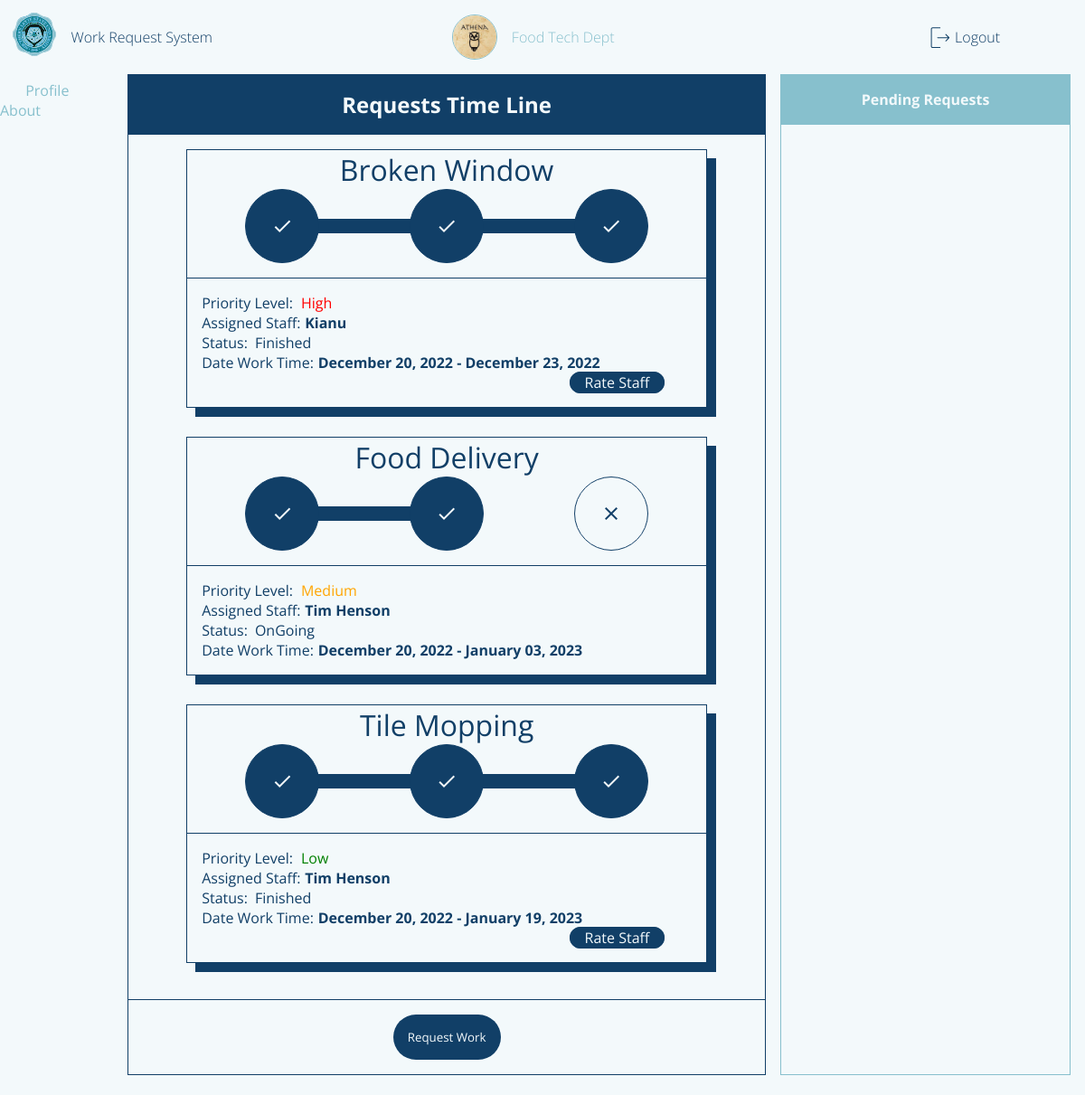
The app's page /requestorPage (signed in) with its own data.
### flaskApp/models.py (models this page shows, shortened)
class User(db.Model, UserMixin):
	__tablename__ = 'user'
	id = db.Column(db.Integer, primary_key=True)
	userName = db.Column(db.String(20), unique=True, nullable=False)
	userType = db.Column(db.String(20), default='Admin')
	passWord = db.Column(db.String(60), nullable=False)
	profilePicture = db.Column(db.String(60), default='dafault.png')
	requestForm = db.relationship('UserRequestForm', backref='user')
	userStaffExtension = db.relationship('StaffExtension', backref='staffExtension', uselist=False)

class UserRequestForm(db.Model):
	__tablename__ = 'userRequestForm'
	id = db.Column(db.Integer, primary_key=True)
	requestorName = db.Column(db.String(500), nullable=False)
	requestTitle = db.Column(db.String(500), nullable=False)
	requestedWork = db.Column(db.String(500), nullable=False)
	roomNumber = db.Column(db.String(20), nullable=False)
	avilabilityOfMaterials = db.Column(db.String(10), nullable=False)
	priorityLevel = db.Column(db.Integer, default=0) # change this to integer in the future 0 - pending 1 - high 2 - medium 3 - low
	status = db.Column(db.String(20), default='Pending')
	dateApproved = db.Column(DateTime, default=datetime.now(), nullable=False)
	dateLimit = db.Column(DateTime, default=datetime.now(), nullable=False)
	requestFormId = db.Column(db.Integer, db.ForeignKey('user.id'))
	requestRating = db.Column(db.Integer, default=0) # this is where a rating will be recorded
	assignedStaff = db.Column(db.Integer, db.ForeignKey('userstaff.id'))

class StaffExtension(db.Model):
	__tablename__ = 'userstaff'
	id = db.Column(db.Integer, primary_key=True)
	staffId = db.Column(db.Integer, db.ForeignKey('user.id'), unique=True)
	staffName = db.Column(db.String(20), nullable=False)
	staffAge = db.Column(db.String(20), nullable=False)
	staffGender = db.Column(db.String(20), nullable=False)
	staffOccupation = db.Column(db.String(20), nullable=False)
	staffRating = db.Column(db.Integer, default=0)
	staffComments = db.relationship('StaffExtensionComment', backref='staffComment')
	staffAssignment = db.relationship('UserRequestForm', backref='staffAssignment') # one to many relationship

### flaskApp/routes.py (the view, shortened to what this page needs)
@app.route('/requestorPage', methods=['GET', 'POST'])
def requestorPage():
	if current_user.is_authenticated == False:
		return redirect(url_for('loginPage'))
	form = WorkRequestForm()
	user = User.query.filter_by(userName=current_user.userName).first()
	countRequests = UserRequestForm.query.filter_by(requestorName=current_user.userName).count()
	userRequestForms = UserRequestForm.query.filter_by(requestFormId=user.id).order_by(UserRequestForm.priorityLevel)
	profileImage = url_for('static', filename='profilePic/'+current_user.profilePicture)
	return render_template('requestorDashboard.html', title='Requestor Page', user=current_user.userName, form=form, userForm=userRequestForms, count=countRequests, profileImage=profileImage)

### flaskApp/models.py (called while the page is built)
@loginManager.user_loader
def loadUser(userId):
	return User.query.get(int(userId))

### flaskApp/templates/requestorDashboard.html (shortened to what this page needs)
{% extends "layout.html" %}
{% block content %}
	<section class="content-main">
		<div class="content-main-head">
			Requests Time Line
		</div>
		<div class="content-main-body">
			{% for userForms in userForm %}
			{% if userForms.status != 'Pending' %}
				<div class="content-main-body-requests">
					<header>
						{{ userForms.requestTitle }}
					</header>
					<main>
						<body onload="progress()">
								{% if userForms.status == 'Approved' %}
								<ul class="progress">
									<li class="approved material-icons" value="0%">check</li>
									<li class="ongoing material-icons">close</li>
									<li class="finished material-icons">close</li>
									<div class="progress-bar"></div>
								</ul>
								{% elif userForms.status == 'OnGoing' or userForms.status == 'Semi Final'%}
								<ul class="progress">
									<li class="approved material-icons" value="50%">check</li>
									<li class="ongoing material-icons">close</li>
									<li class="finished material-icons">close</li>
									<div class="progress-bar"></div>
								</ul>
								{% elif userForms.status == 'Finished'%}
								<ul class="progress">
									<li class="approved material-icons" value="90%">check</li>
									<li class="ongoing material-icons">close</li>
									<li class="finished material-icons">close</li>
								</ul>
								{% endif %}
						</body>
					</main>
					<footer>
						{% if userForms.priorityLevel == 1  %}
							<span>Priority Level: <i style="color:red;">High</i></span>
						{% elif userForms.priorityLevel == 2  %}
							<span>Priority Level: <i style="color:orange;">Medium</i></span>
						{% elif userForms.priorityLevel == 3  %}
							<span>Priority Level: <i style="color:green;">Low</i></span>
						{% endif %}
						<span class="assigned-staff">
							<p>Assigned Staff: </p>
							<i style="font-weight: bold;">{{userForms.staffAssignment.staffName}}</i>
						</span>
						<span class="status">
							<p>Status: </p>
							{% if userForms.status == 'Semi Final' %}
								<p id="status" style="color: gray;">Waiting For Confirmation</p>
							{% else %}
								<p id="status">{{ userForms.status }}</p>
							{% endif %}
						</span>
						<span class="dateApp">
							<p>Date Work Time: </p>
							<p id="status" style="font-weight: bold;">{{ userForms.dateApproved.strftime("%B %d, %Y") }} - {{ userForms.dateLimit.strftime("%B %d, %Y") }}</p>
						</span>
						{% if userForms.status == 'Finished'%}
							<span class="rate-btn">
								<a href="{{ url_for('rateStaff', reqId=userForms.id, idNum=userForms.staffAssignment.id) }}">Rate Staff</a>
							</span>
						{% endif %}
					</footer>
				</div>
			{% endif %}
			{% endfor %}
		</div>
		<div class="content-main-foot">
			<button class="request-work-btn">Request Work</button>
		</div>
	</section>
	<section class="content-side-left">
		<span class="content-side-left-profile">
			<i class="material-icons content-side-left-icon">person</i>
			<a href="{{ url_for('profilePage') }}">Profile</a>
		</span>
		<span class="content-side-about">
			<i class="material-icons content-side-left-icon">help</i>
			<a href="">About</a>
		</span>
	</section>
	<section class="content-side-right">
		<header>Pending Requests</header>
		<main>
		</main>
	</section>
	<section class="content-foot">
	</section>
{% endblock content %}

### flaskApp/templates/layout.html (shortened to what this page needs)
<!DOCTYPE html>
<html>
<head>
    {% if title == 'Login Page'%}
    	<link rel="stylesheet" type="text/css" href="{{ url_for('static', filename='login.css') }}">
    {% elif title == 'Admin Page'%}
    	<link rel="stylesheet" type="text/css" href="{{ url_for('static', filename='adminDashboard.css') }}">
    {% elif title == 'Requestor Page'%}
        <link rel="stylesheet" type="text/css" href="{{ url_for('static', filename='requestorDashboard.css') }}">
    {% elif title == 'Staff Page'%}
        <link rel="stylesheet" type="text/css" href="{{ url_for('static', filename='staffDashboard.css') }}">
    {% elif title == 'Admin Approval Page'%}
        <link rel="stylesheet" type="text/css" href="{{ url_for('static', filename='adminApproval.css') }}">
    {% elif title == 'Staff Ongoing Page'%}
        <link rel="stylesheet" type="text/css" href="{{ url_for('static', filename='staffOngoing.css') }}">
    {% elif title == 'Profile Page'%}
        <link rel="stylesheet" type="text/css" href="{{ url_for('static', filename='profilePage.css') }}">
    {% endif%}
</head>
<body>
	<div class="container">
        {% if title != 'Login Page'%}
        <header class="content-header">
            <div class="img-box">
                <img class="logo_slsu" src="{{ url_for('static', filename='img/logo_slsu.svg') }}">
            </div>
            {% if title == 'Admin Page'%}
                <section class="header-title">
                    <a href="{{ url_for('adminPage') }}">Work Request System</a>
                </section>
                <section class="header-user">
                    <img class='profile-picture'src="{{ profileImage }}">
                    <a href="{{ url_for('profilePage') }}">{{ user }}</a>
                </section>
            {% elif title == 'Requestor Page' %}
                <section class="header-title">
                    <a href="{{ url_for('requestorPage') }}">Work Request System</a>
                </section>
                <section class="header-user">
                <img class='profile-picture'src="{{ profileImage }}">
                    <a href="{{ url_for('profilePage') }}">{{ user }}</a>
                </section>
            {% endif %}
            <div class="header-profile">
                {% if current_user.is_authenticated == True %}
                <img src="{{ url_for('static', filename='img/logout.svg') }}">
                <a href="{{ url_for('logout') }}">Logout</a>
                {% endif %}
            </div>
        </header>
        {% endif%}
		{% block content %}{% endblock content %}
	</div>
</body>
</html>

### flaskApp/static/requestorDashboard.css (style rules this page uses)
body { background: var(--white); }
.container { margin: 0; display: grid; height: 100vh; grid-template-columns: 0.2fr 1fr 0.5fr; grid-template-rows: 0fr 1fr 0.02fr; grid-template-areas: 'h h h' 'l m r' 'f f f'; }
.content-header { grid-area: h; display: flex; flex-direction: row; align-items: center; padding: var(--fn-small); }
.img-box { flex-grow: 0; }
.header-title { flex-grow: 0; margin-left: 1rem; }
.header-title a { font-size: var(--fn-regular); font-weight: lighter; color: var(--blue); }
.header-user { flex-grow: 1; font-size: var(--fn-regular); font-weight: lighter; color: var(--blue); }
.header-profile { flex-grow: 0.3; }
.header-profile a { font-size: var(--fn-regular); font-weight: lighter; color: var(--blue); }
.content-main { grid-area: m; display: flex; flex-direction: column; border: 1px solid var(--blue); }
.content-main-head { flex-grow: 0; font-size: var(--fn-medium); text-align: center; color: var(--white); background-color: var(--blue); border-bottom: 1px solid var(--blue); padding: 1rem 0rem 1rem 0rem; font-weight: lighter; font-weight: bold; }
.content-main-body { flex-grow: 1; display: flex; flex-direction: column; overflow: scroll; height: 1rem; padding: 1rem; }
.dateApp { display: flex; flex-direction: row; }
.dateApp p:nth-child(2) { margin-left: 0.3rem; }
.content-main-body-requests { margin-bottom: 1rem; display: flex; flex-direction: column; border: 1px solid var(--blue); box-shadow: 10px 10px var(--blue); margin: 0rem 3rem 2rem 3rem }
.content-main-body-requests header { text-align: center; font-size: var(--fn-large); color: var(--blue); }
.content-main-body-requests main { display: flex; flex-direction: row; position: relative; margin: 0rem 4rem 1rem 4rem; }
.progress-bar { width: 0%; height: 1rem; background-color: var(--blue); position: absolute; top: 50%; left: 3%; transform: translateY(-50%); border-radius: 2rem; transition: width 1s ease; }
.content-main-body-requests main ul { display: flex; flex-direction: row; list-style: none; justify-content: space-between; margin: 0; padding: 0; width: 100%; }
.content-main-body-requests main ul li:first-child { background: var(--blue); border: 1px solid var(--blue); color: var(--white); }
.content-main-body-requests main ul li { width: 5rem; height: 5rem; background: var(--white); border: 1px solid var(--blue); color: var(--blue); display: flex; justify-content: center; align-items: center; z-index: 100; border-radius: 50%; }
.content-main-body-requests footer { border-top: 1px solid var(--blue); padding: 1rem 1rem 1rem 1rem; color: var(--blue); }
.content-main-body-requests footer span i { margin-left: 0.3rem; }
.assigned-staff, .status { display: flex; flex-direction: row; }
.assigned-staff a, .status p:nth-child(2) { margin-left: 0.5rem; }
.rate-btn { border: 1px solid var(--blue); padding: 0rem 1rem 0rem 1rem; margin-left: 75%; border-radius: 1rem; background-color: var(--blue); }
.rate-btn a { color: var(--white); }
.content-main-foot { flex-grow: 0; }
.content-side-left { grid-area: l; }
.content-side-right { grid-area: r; color: var(--blue); border: 1px solid var(--blueGreen); margin-left: 1rem; margin-right: 1rem; display: flex; flex-direction: column; }
.content-side-right header { border-bottom: 1px solid var(--blueGreen); text-align: center; padding: 1rem 0rem 1rem 0rem; flex-grow: 0; background: var(--blueGreen); color: var(--white); font-weight: bold; }
.content-side-right main { flex-grow: 1; display: flex; flex-direction: column; overflow: scroll; height: 1rem; }
.content-main-foot { padding: 1rem; border-top: 1px solid var(--blue); text-align: center; }
.request-work-btn { border: none; padding: 1rem; background: var(--blue); color: var(--white); border-radius: 2rem; cursor: pointer; }
.content-foot { grid-area: f; }

### records on screen
User: userName "Food Tech Dept"
UserRequestForm: requestTitle "Broken Window", shows "check", shows "Priority Level:", priorityLevel "High", staffAssignment.staffName "Kianu", status "Finished", dateApproved "December 20, 2022", dateLimit "December 23, 2022"
UserRequestForm: requestTitle "Food Delivery", shows "check", shows "Priority Level:", priorityLevel "Medium", staffAssignment.staffName "Tim Henson", status "OnGoing", dateApproved "December 20, 2022", dateLimit "January 03, 2023"
UserRequestForm: requestTitle "Tile Mopping", shows "check", shows "Priority Level:", priorityLevel "Low", staffAssignment.staffName "Tim Henson", status "Finished", dateApproved "December 20, 2022", dateLimit "January 19, 2023"
